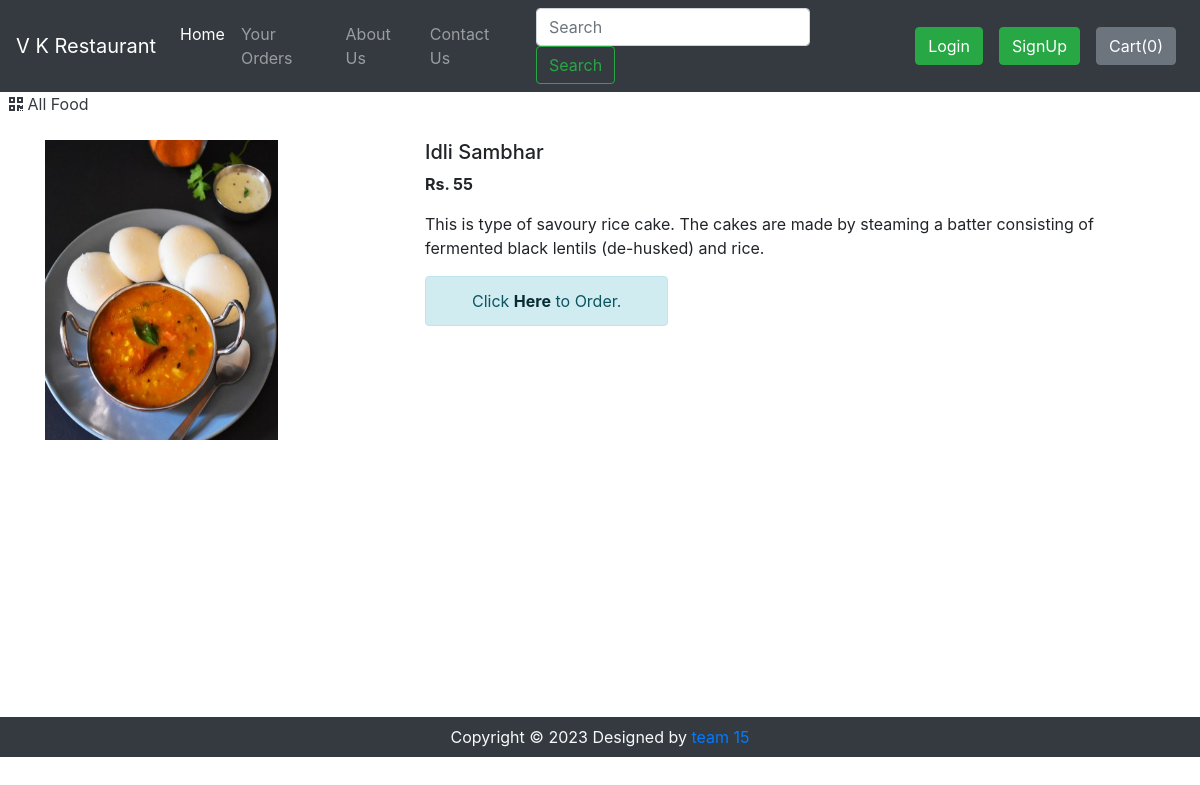
The app's page /shop/productView/26 with its own data.
### shop/models.py (models this page shows, shortened)
class Product(models.Model):
    product_id = models.AutoField
    product_name = models.CharField(max_length=50)
    category = models.CharField(max_length=50, default="")
    subcategory = models.CharField(max_length=50, default="")
    price = models.IntegerField(default=0)
    desc = models.CharField(max_length=200)
    pub_date = models.DateField()
    image = models.ImageField(upload_to="shop/images", default="")

### shop/views.py (the view)
def productView(request, myid):
    product = Product.objects.filter(id=myid)
    return render(request, 'shop/prodView.html', {'product': product[0]})

### shop/templates/shop/prodView.html (shortened to what this page needs)
{% extends 'shop/basic.html' %}
{% block body %}
<div>&nbsp;
    <a href="/shop" class="active text-dark">
      <i class="fas fa-qrcode"></i>
      <span>All Food</span>
    </a>
</div>
<div class="container my-4" id="cont">
    <div class="row">
    <div class="col-md-4">
        <img src="/media/{{product.image}}" width="233px" height="300px">
    </div>
    <div class="col-md-8">
        <h5>{{product.product_name}}</h5>
        <p><b>Rs. {{product.price}} </b></p>
        <p>{{product.desc}}</p>
        <div class='alert alert-info col-md-4 col-md-offset-4'>
            <center>Click <a href='/shop/search/?search={{product.product_name}}' class='alert-link'>Here</a> to Order.</center>
        </div>
    </div>
    </div>
</div>
{% endblock %}

### records on screen
Product: image (picture), product_name "Idli Sambhar", price "55", desc "This is type of savoury rice cake. The cakes are made by steaming a batter consisting of fermented black lentils (de-husked) and rice."
